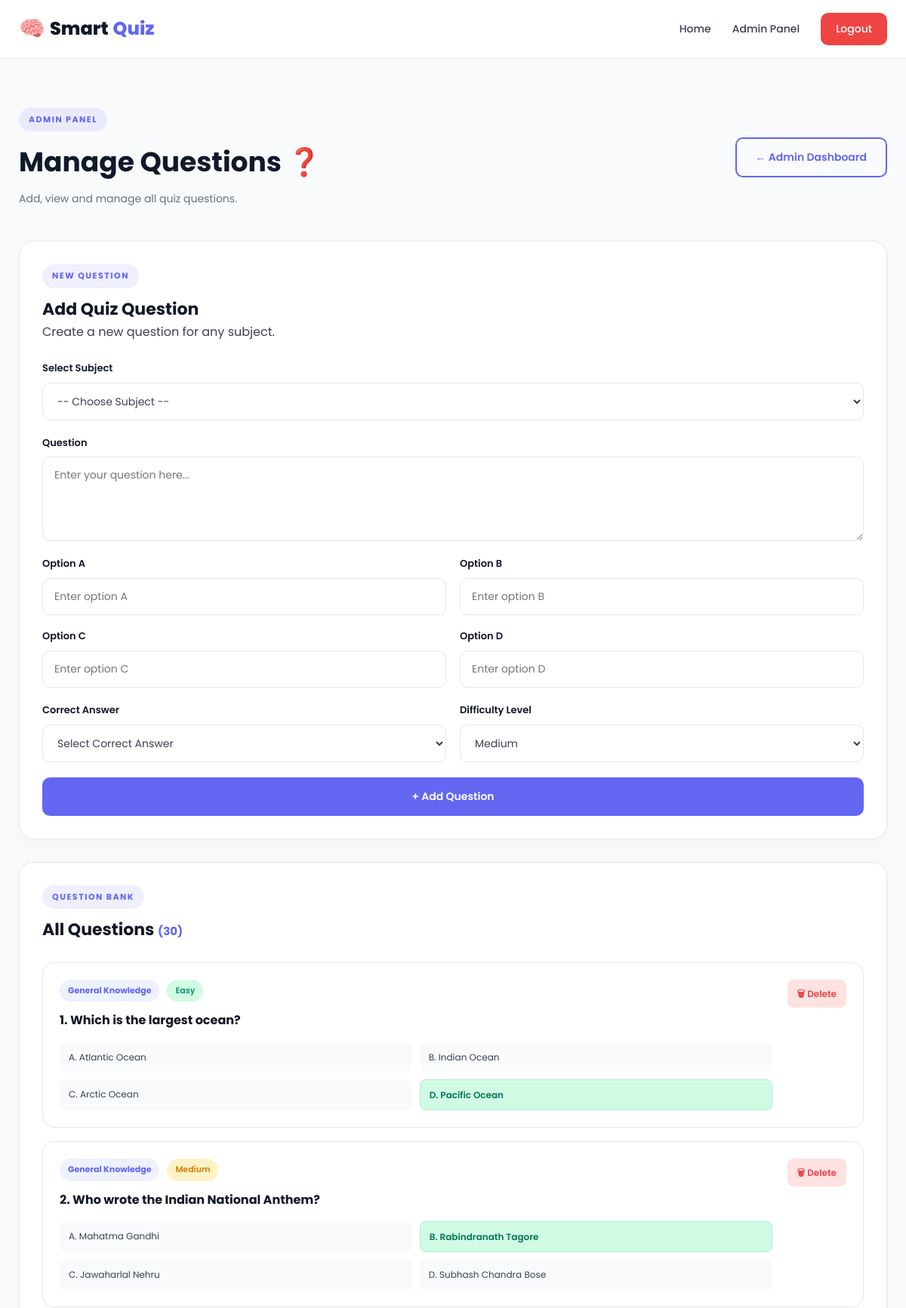
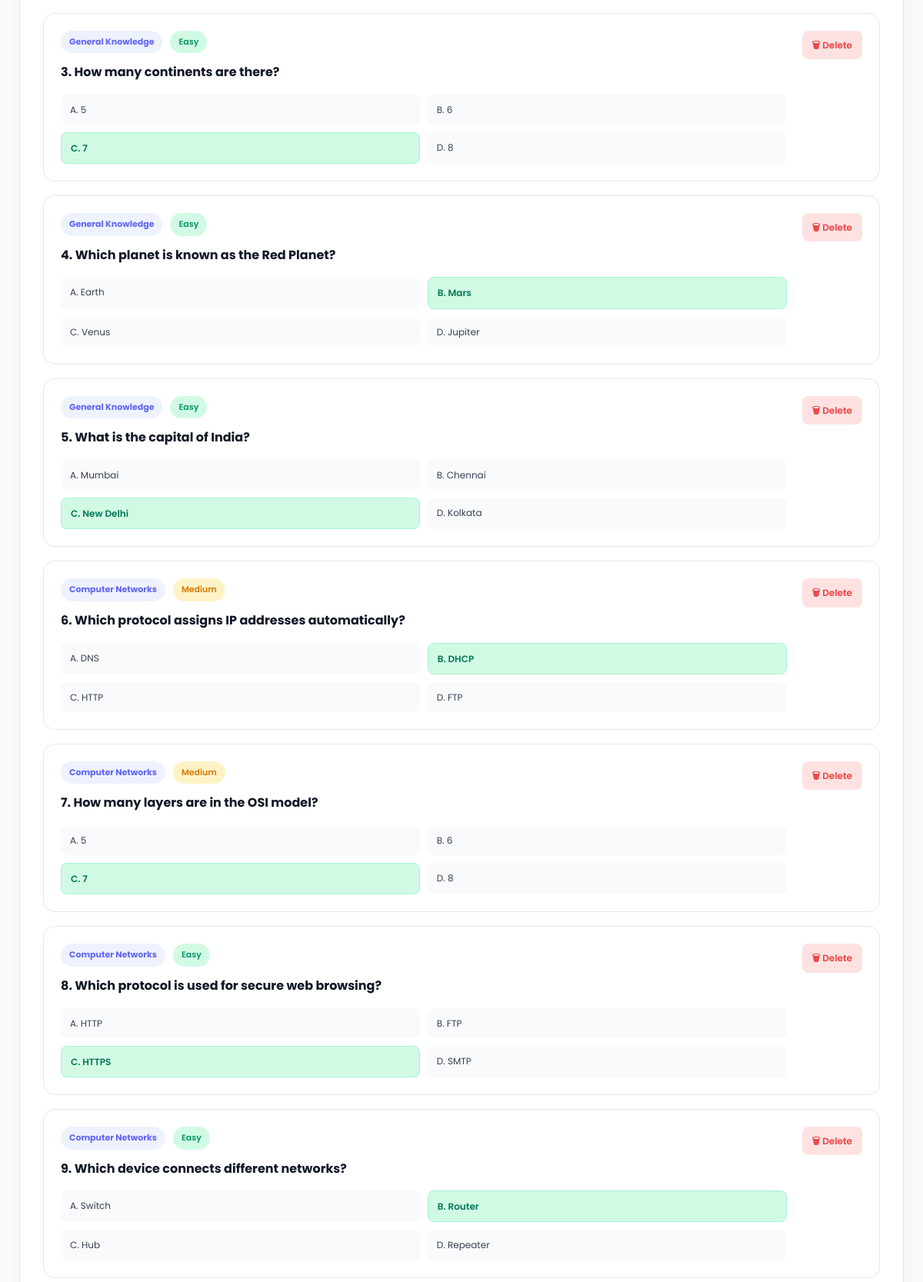
/admin/questions (signed in, upper part), run on the app's committed database (2 pictures, top to bottom).
### tables this page shows
CREATE TABLE questions (
            id INTEGER PRIMARY KEY AUTOINCREMENT,
            subject_id INTEGER NOT NULL,
            question TEXT NOT NULL,
            option_a TEXT NOT NULL,
            option_b TEXT NOT NULL,
            option_c TEXT NOT NULL,
            option_d TEXT NOT NULL,
            correct_answer TEXT NOT NULL,
            difficulty TEXT DEFAULT 'Medium',
            FOREIGN KEY (subject_id) REFERENCES subjects (id)
        );

CREATE TABLE subjects (
            id INTEGER PRIMARY KEY AUTOINCREMENT,
            name TEXT UNIQUE NOT NULL,
            description TEXT,
            icon TEXT DEFAULT '📚'
        );

### app.py (the view)
@app.route("/admin/questions")
@admin_required
def admin_questions():
    conn = get_db_connection()
    questions = conn.execute("""
        SELECT q.*, s.name AS subject_name
        FROM questions q
        JOIN subjects s ON q.subject_id = s.id
        ORDER BY q.id DESC
    """).fetchall()
    subjects = conn.execute(
        "SELECT * FROM subjects ORDER BY name"
    ).fetchall()
    conn.close()
    return render_template(
        "admin_questions.html",
        questions=questions,
        subjects=subjects
    )

### app.py (called while the page is built)
def get_db_connection():
    conn = sqlite3.connect(DATABASE)
    conn.row_factory = sqlite3.Row
    return conn

def admin_required(f):
    @wraps(f)
    def decorated_function(*args, **kwargs):
        if "user_id" not in session or session.get("role") != "admin":
            flash("Admin access required!", "danger")
            return redirect(url_for("index"))
        return f(*args, **kwargs)
    return decorated_function

### templates/admin_questions.html (shortened to what this page needs)
{% extends "base.html" %}
{% block content %}
<section class="admin-page">
    <div class="page-header">
        <div>
            <span class="section-tag">ADMIN PANEL</span>
            <h1>Manage Questions ❓</h1>
            <p>Add, view and manage all quiz questions.</p>
        </div>
        <a href="{{ url_for('admin_dashboard') }}"
           class="btn btn-outline">
            ← Admin Dashboard
        </a>
    </div>
    <div class="admin-card add-question-card">
        <div class="admin-card-header">
            <div>
                <span class="section-tag">NEW QUESTION</span>
                <h2>Add Quiz Question</h2>
                <p>Create a new question for any subject.</p>
            </div>
        </div>
        <form
            method="POST"
            action="{{ url_for('add_question') }}"
            class="question-form"
        >
            <div class="form-group">
                <label for="subject_id">
                    Select Subject
                </label>
                <select
                    id="subject_id"
                    name="subject_id"
                    required
                >
                    <option value="">
                        -- Choose Subject --
                    </option>
                </select>
            </div>
            <div class="form-group">
                <label for="question">
                    Question
                </label>
                <textarea
                    id="question"
                    name="question"
                    placeholder="Enter your question here..."
                    rows="4"
                    required
                ></textarea>
            </div>
            <div class="question-options-grid">
                <div class="form-group">
                    <label>Option A</label>
                    <input
                        type="text"
                        name="option_a"
                        placeholder="Enter option A"
                        required
                    >
                </div>
                <div class="form-group">
                    <label>Option B</label>
                    <input
                        type="text"
                        name="option_b"
                        placeholder="Enter option B"
                        required
                    >
                </div>
                <div class="form-group">
                    <label>Option C</label>
                    <input
                        type="text"
                        name="option_c"
                        placeholder="Enter option C"
                        required
                    >
                </div>
                <div class="form-group">
                    <label>Option D</label>
                    <input
                        type="text"
                        name="option_d"
                        placeholder="Enter option D"
                        required
                    >
                </div>
            </div>
            <div class="question-settings">
                <div class="form-group">
                    <label for="correct_answer">
                        Correct Answer
                    </label>
                    <select
                        id="correct_answer"
                        name="correct_answer"
                        required
                    >
                        <option value="">
                            Select Correct Answer
                        </option>
                    </select>
                </div>
                <div class="form-group">
                    <label for="difficulty">
                        Difficulty Level
                    </label>
                    <select
                        id="difficulty"
                        name="difficulty"
                    >
                        <option value="Medium" selected>
                            Medium
                        </option>
                    </select>
                </div>
            </div>
            <button
                type="submit"
                class="btn btn-primary"
            >
                + Add Question
            </button>
        </form>
    </div>
    <div class="admin-card questions-list-card">
        <div class="admin-card-header">
            <div>
                <span class="section-tag">QUESTION BANK</span>
                <h2>
                    All Questions
                    <span class="question-total">
                        ({{ questions|length }})
                    </span>
                </h2>
            </div>
        </div>
        {% if questions %}
        <div class="questions-list">
            {% for question in questions %}
            <div class="admin-question-item">
                <div class="admin-question-main">
                    <div class="admin-question-meta">
                        <span class="admin-question-subject">
                            {{ question.subject_name }}
                        </span>
                        <span class="difficulty-badge {{ question.difficulty|lower }}">
                            {{ question.difficulty }}
                        </span>
                    </div>
                    <h3>
                        {{ loop.index }}.
                        {{ question.question }}
                    </h3>
                    <div class="admin-options">
                        <span
                            class="{% if question.correct_answer == 'A' %}correct-option{% endif %}"
                        >
                            A. {{ question.option_a }}
                        </span>
                        <span
                            class="{% if question.correct_answer == 'B' %}correct-option{% endif %}"
                        >
                            B. {{ question.option_b }}
                        </span>
                        <span
                            class="{% if question.correct_answer == 'C' %}correct-option{% endif %}"
                        >
                            C. {{ question.option_c }}
                        </span>
                        <span
                            class="{% if question.correct_answer == 'D' %}correct-option{% endif %}"
                        >
                            D. {{ question.option_d }}
                        </span>
                    </div>
                </div>
                <a
                    href="{{ url_for('delete_question', question_id=question.id) }}"
                    class="delete-question-btn"
                    onclick="return confirm('Are you sure you want to delete this question?')"
                >
                    🗑 Delete
                </a>
            </div>
            {% endfor %}
        </div>
        {% endif %}
    </div>
</section>
{% endblock %}

### static/style.css (style rules this page uses)
:root { --primary: #6366f1; --primary-dark: #4f46e5; --secondary: #8b5cf6; --accent: #06b6d4; --dark: #111827; --dark-light: #1f2937; --text: #374151; --text-light: #6b7280; --white: #ffffff; --background: #f8fafc; --border: #e5e7eb; --success: #10b981; --warning: #f59e0b; --danger: #ef4444; --shadow: 0 10px 30px rgba(0, 0, 0, 0.08); --shadow-lg: 0 20px 50px rgba(0, 0, 0, 0.12); --radius: 16px; --transition: all 0.3s ease; }
* { margin: 0; padding: 0; box-sizing: border-box; }
html { scroll-behavior: smooth; }
body { font-family: "Poppins", sans-serif; background: var(--background); color: var(--text); line-height: 1.6; overflow-x: hidden; }
a { text-decoration: none; color: inherit; }
button, input, textarea, select { font-family: inherit; }
button { cursor: pointer; border: none; }
.btn { display: inline-flex; align-items: center; justify-content: center; gap: 8px; padding: 13px 25px; border-radius: 10px; font-size: 14px; font-weight: 600; transition: var(--transition); }
.btn-primary { background: var(--primary); color: white; border: 2px solid var(--primary); }
.btn-outline { background: transparent; color: var(--primary); border: 2px solid var(--primary); }
.section-tag { display: inline-block; font-size: 11px; font-weight: 700; letter-spacing: 1.5px; color: var(--primary); background: rgba(99, 102, 241, 0.1); padding: 7px 13px; border-radius: 20px; }
.form-group { display: flex; flex-direction: column; gap: 8px; }
.form-group label { color: var(--dark); font-size: 13px; font-weight: 600; }
.form-group input, .form-group textarea, .form-group select { width: 100%; padding: 13px 15px; border: 1px solid var(--border); background: white; border-radius: 10px; outline: none; font-size: 14px; color: var(--text); transition: var(--transition); }
.form-group textarea { resize: vertical; min-height: 100px; }
.difficulty-badge { font-size: 11px; font-weight: 600; padding: 6px 11px; border-radius: 20px; }
.difficulty-badge.easy { color: #059669; background: #d1fae5; }
.difficulty-badge.medium { color: #d97706; background: #fef3c7; }
.page-header { max-width: 1250px; margin: 0 auto 45px; display: flex; align-items: center; justify-content: space-between; gap: 25px; }
.page-header h1 { color: var(--dark); font-size: 36px; margin: 12px 0 8px; }
.page-header p { color: var(--text-light); font-size: 14px; }
.admin-page { max-width: 1250px; margin: auto; padding: 65px 25px 100px; }
.admin-card { background: white; border: 1px solid var(--border); border-radius: 20px; padding: 30px; box-shadow: 0 5px 20px rgba(0, 0, 0, 0.03); }
.admin-card-header { margin-bottom: 25px; }
.admin-card-header h2 { color: var(--dark); font-size: 22px; margin-top: 10px; }
.add-question-card { margin-bottom: 30px; }
.question-form { display: flex; flex-direction: column; gap: 20px; }
.question-options-grid { display: grid; grid-template-columns: repeat(2, 1fr); gap: 18px; }
.question-settings { display: grid; grid-template-columns: repeat(2, 1fr); gap: 18px; }
.questions-list-card { margin-top: 30px; }
.question-total { color: var(--primary); font-size: 15px; }
.questions-list { display: flex; flex-direction: column; gap: 18px; }
.admin-question-item { border: 1px solid var(--border); border-radius: 15px; padding: 22px; display: flex; justify-content: space-between; align-items: flex-start; gap: 20px; transition: var(--transition); }
.admin-question-main { flex: 1; }
.admin-question-meta { display: flex; align-items: center; gap: 10px; margin-bottom: 12px; }
.admin-question-subject { background: #eef2ff; color: var(--primary); font-size: 11px; font-weight: 700; padding: 6px 11px; border-radius: 20px; }
.admin-question-main h3 { color: var(--dark); font-size: 16px; line-height: 1.6; margin-bottom: 16px; }
.admin-options { display: grid; grid-template-columns: repeat(2, 1fr); gap: 10px; }
.admin-options span { padding: 10px 12px; background: var(--background); border-radius: 8px; font-size: 12px; color: var(--text); }
.admin-options .correct-option { background: #d1fae5; color: #047857; font-weight: 600; border: 1px solid #a7f3d0; }
.delete-question-btn { background: #fee2e2; color: var(--danger); padding: 9px 13px; border-radius: 8px; font-size: 12px; font-weight: 600; white-space: nowrap; transition: var(--transition); }

### data on the page
questions: subject_name "General Knowledge", difficulty "Easy", question "Which is the largest ocean?", option_a "Atlantic Ocean", option_b "Indian Ocean", option_c "Arctic Ocean", option_d "Pacific Ocean"
questions: subject_name "General Knowledge", difficulty "Medium", question "Who wrote the Indian National Anthem?", option_a "Mahatma Gandhi", option_b "Rabindranath Tagore", option_c "Jawaharlal Nehru", option_d "Subhash Chandra Bose"
questions: subject_name "General Knowledge", difficulty "Easy", question "How many continents are there?", option_a "5", option_b "6", option_c "7", option_d "8"
questions: subject_name "General Knowledge", difficulty "Easy", question "Which planet is known as the Red Planet?", option_a "Earth", option_b "Mars", option_c "Venus", option_d "Jupiter"
questions: subject_name "General Knowledge", difficulty "Easy", question "What is the capital of India?", option_a "Mumbai", option_b "Chennai", option_c "New Delhi", option_d "Kolkata"
questions: subject_name "Computer Networks", difficulty "Medium", question "Which protocol assigns IP addresses automatically?", option_a "DNS", option_b "DHCP", option_c "HTTP", option_d "FTP"
questions: subject_name "Computer Networks", difficulty "Medium", question "How many layers are in the OSI model?", option_a "5", option_b "6", option_c "7", option_d "8"
questions: subject_name "Computer Networks", difficulty "Easy", question "Which protocol is used for secure web browsing?", option_a "HTTP", option_b "FTP", option_c "HTTPS", option_d "SMTP"
questions: subject_name "Computer Networks", difficulty "Easy", question "Which device connects different networks?", option_a "Switch", option_b "Router", option_c "Hub", option_d "Repeater"

### other printed values
{{ questions|length }} "30"
